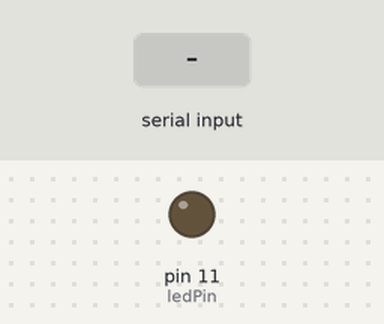
A sketch run on a simulated Arduino Uno, built with avr-gcc and run on an emulated ATmega328P. Parts: output pins drawn as LEDs (lit = HIGH). Inputs (shaded band) come from the test bench. What the sketch prints to the serial monitor is not drawn.

Above: at 1.2 s.
1.3 s: "a" received over Serial
At 2.3 s:
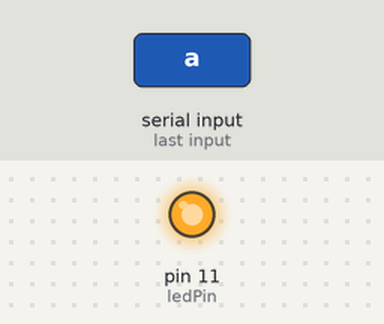
Timing chart, 0 to 4.3 s (numbered marks = the images above; inputs shaded):
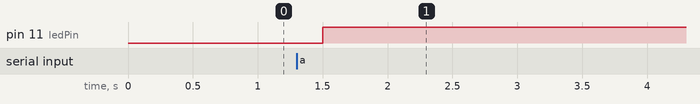

The sketch:

SerialTest.ino
```cpp
/* Simple Serial ECHO script : Written by ScottC 03/07/2012 */

/* Use a variable called byteRead to temporarily store
   the data coming from the computer */
byte byteRead;
int ledPin = 11;
int flashcount = 0;
String message = String(123) + "$" + String(123);//"This is a message";

void setup() {
  // Turn the Serial Protocol ON
  Serial.begin(115200);
  pinMode(ledPin, OUTPUT);
}

void loop() {
  /*  check if data has been sent from the computer: */
  if (Serial.available()) {
    digitalWrite(ledPin, HIGH);
    /* read the most recent byte */
    if (Serial.peek() != -1) {
      flashcount = 0;
      do {
        byteRead = Serial.read();
        if (byteRead == 97) {
          flashcount++;
        }
        //Serial.println(byteRead);
      } while (byteRead != 0x0A);
    }
    delay(500);
    digitalWrite(ledPin, LOW);
    delay(500);
  }
  Serial.print(flashcount);
  digitalWrite(ledPin,LOW);
  delay(500);
  for (int i = 0; i<flashcount; i++) {

    Serial.print(flashcount);
    digitalWrite(ledPin,HIGH);
    delay(100);
    digitalWrite(ledPin, LOW);
    delay(100);

  }


}
```

Measured:
- after the input at 1.3 s, pin 11 (ledPin): LOW → HIGH after 0.20 s
